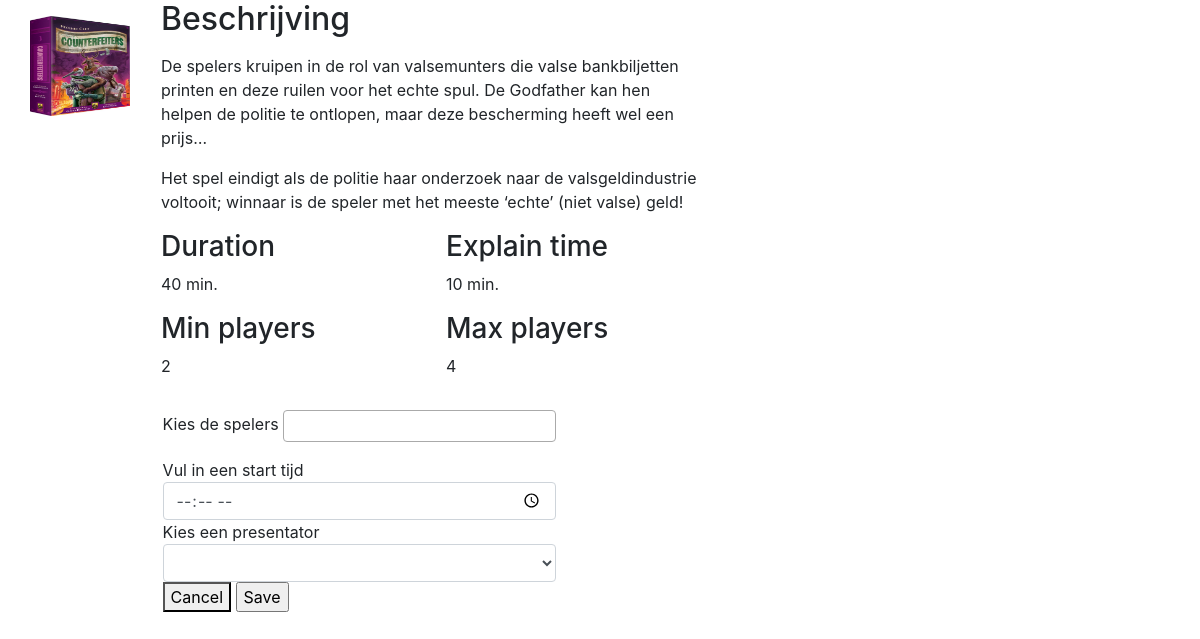
The app's page /addevent.php?gameid=1 with its own data.
### tables this page shows
CREATE TABLE IF NOT EXISTS `games` (
  `id` int(11) NOT NULL,
  `name` varchar(255) NOT NULL,
  `image` varchar(255) NOT NULL,
  `description` text NOT NULL,
  `expansions` text,
  `skills` text,
  `url` varchar(255) DEFAULT NULL,
  `youtube` text,
  `min_players` int(11) NOT NULL,
  `max_players` int(11) NOT NULL,
  `play_minutes` int(11) NOT NULL,
  `explain_minutes` int(11) NOT NULL
);

### addevent.php (the view, shortened to what this page needs)
<?php
$servername = "localhost";
$username = "root";
$password = "mysql";
$myDB = "planningtool";
try {
  $conn = new PDO("mysql:host=$servername;dbname=$myDB", $username, $password);
  $conn->setAttribute(PDO::ATTR_ERRMODE, PDO::ERRMODE_EXCEPTION);
}
catch(PDOException $e)
{
}
$sql = 'SELECT * FROM games WHERE id =:id';
$query = $conn->prepare($sql);
$query->bindParam(':id', $_GET['gameid']);
$query->execute();
$result = $query->fetch();
$sql2 = 'SELECT * FROM players';
$query2 = $conn->prepare($sql2);
$query2->execute();
$result2 = $query2->fetchAll();
?>
<!doctype html>
<html lang="en">
  <head>
    <link rel="stylesheet" href="https://stackpath.bootstrapcdn.com/bootstrap/4.3.1/css/bootstrap.min.css">
    <link href="https://cdnjs.cloudflare.com/ajax/libs/select2/4.0.7/css/select2.min.css" rel="stylesheet" />
    <link rel="stylesheet" href="css/style.css">
  </head>
  <body>
    <div class="container">
      <div class="row">
        <div class="col-">
          <img src="img/<?php echo $result['image'];?>" alt="" style="width:100px; height:100px; float:left; margin:1em 1em 0 0;" >
        </div>
        <div class="col-6">
          <h2>Beschrijving</h2>
          <p><?php echo $result['description'];?></p>
        </div>
      </div>
      <div class="row">
        <div class="col-" style="width:100px; margin:1em 1em 0 0;">
        </div>
        <div class="col-3">
          <h3>Duration</h3>
          <p><?php echo $result['play_minutes'];?> min.</p>
        </div>
        <div class="col-3">
          <h3>Explain time</h3>
          <p><?php echo $result['explain_minutes'];?> min.</p>
        </div>
      </div>
      <div class="row">
        <div class="col-" style="width:100px; margin:1em 1em 0 0;">
        </div>
        <div class="col-3">
          <h3>Min players</h3>
          <p><?php echo $result['min_players'];?></p>
        </div>
        <div class="col-3">
          <h3>Max players</h3>
          <p><?php echo $result['max_players'];?></p>
        </div>
      </div>
      <div class="row" style="margin-left:0.1em;">
        <div class="col-" class="col-" style="width:100px; margin:1em 1em 0 0;">
        </div>
          <form action="index.html" method="post">
            <div style="margin-top:1em;">Kies de spelers  </div>
            <div style="margin-top:1em;">Vul in een start tijd <input class="form-control" style="float:right;" type="time" name="chosentime" value=""></div>
            <div style="margin-top:1em;">Kies een presentator <select class="form-control" style="float:right;" name="chosenpresenter">
                 <?php
                 foreach ($result2 as $row) {
                 ?>
                 <option value=""><?php echo $row['name']?></option>
                 <?php
                 }
                 ?>
                 </select>
            </div>
            <button onclick="location.href='games.php'" type="button" name="button">Cancel</button>
            <input type="submit" name="" value="Save">
          </form>
      </div>
    </div>
  </body>
</html>

### records on screen
games: image (picture), description "De spelers kruipen in de rol van valsemunters die valse bankbiljetten printen en deze ruilen voor het echte spul. De Godfather kan hen helpen de politie te ontlopen, maar deze bescherming heeft wel een prijs… Het spel eindigt als de politie haar onderzoek naar de valsgeldindustrie voltooit; winnaar is de speler met het meeste ‘echte’ (niet valse) geld!", play_minutes "40", explain_minutes "10", min_players "2", max_players "4"
